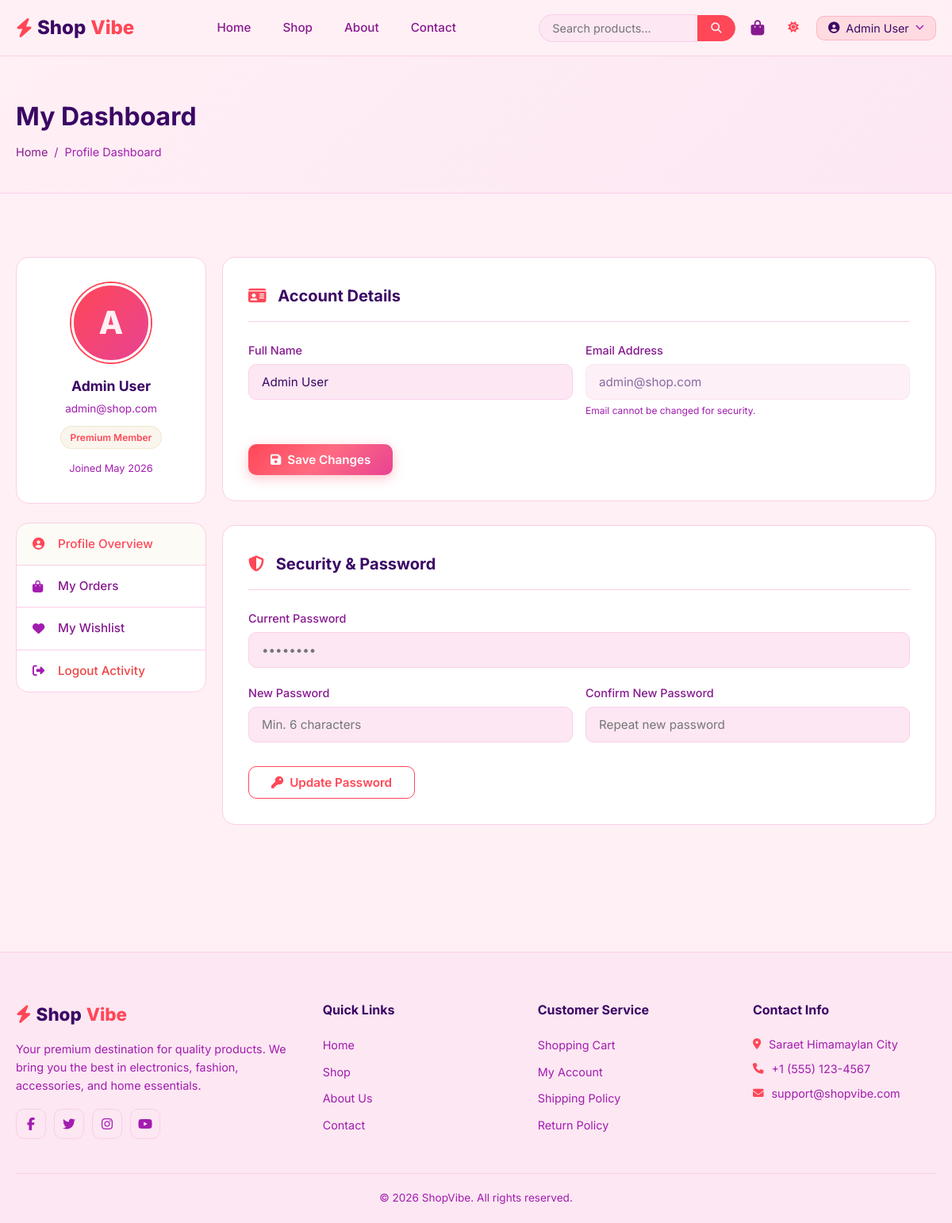
Page /e-commerceSystem/pages/profile.php (signed in) on the committed database.
### tables this page shows
CREATE TABLE `users` (
  `id` INT AUTO_INCREMENT PRIMARY KEY,
  `name` VARCHAR(100) NOT NULL,
  `email` VARCHAR(150) NOT NULL UNIQUE,
  `password` VARCHAR(255) NOT NULL,
  `role` ENUM('user','admin') NOT NULL DEFAULT 'user',
  `created_at` TIMESTAMP DEFAULT CURRENT_TIMESTAMP
);

### e-commerceSystem/includes/functions.php (called while the page is built, shortened)
<?php
function sanitize(string $data): string {
    return htmlspecialchars(trim($data), ENT_QUOTES, 'UTF-8');
}
function baseUrl(string $path = ''): string {
    return '/e-commerceSystem/' . ltrim($path, '/');
}

### e-commerceSystem/pages/profile.php (the view, shortened to what this page needs)
<?php
require_once __DIR__ . '/../includes/header.php';
$userId = currentUserId();
$stmt = $pdo->prepare("SELECT name, email, created_at FROM users WHERE id = ?");
$stmt->execute([$userId]);
$user = $stmt->fetch();
?>
<div class="page-header">
    <div class="container">
        <h1>My Dashboard</h1>
        <div class="breadcrumb">
            <a href="<?= baseUrl() ?>">Home</a>
            <span>/</span>
            <span>Profile Dashboard</span>
        </div>
    </div>
</div>
<section class="section">
    <div class="container">
        <div class="profile-layout">
            <aside class="profile-sidebar">
                <div class="card user-summary-card">
                    <div class="user-avatar-wrapper">
                        <div class="user-avatar">
                            <?= strtoupper(substr($user['name'], 0, 1)) ?>
                        </div>
                    </div>
                    <div class="user-info">
                        <h3><?= sanitize($user['name']) ?></h3>
                        <p><?= sanitize($user['email']) ?></p>
                        <span class="member-badge">Premium Member</span>
                        <div style="margin-top: 15px; font-size: 0.8rem; color: var(--text-muted);">
                            Joined <?= date('M Y', strtotime($user['created_at'])) ?>
                        </div>
                    </div>
                </div>
                <nav class="profile-nav">
                    <a href="<?= baseUrl('pages/profile.php') ?>" class="profile-nav-item active">
                        <i class="fas fa-user-circle"></i> Profile Overview
                    </a>
                    <a href="<?= baseUrl('pages/orders.php') ?>" class="profile-nav-item">
                        <i class="fas fa-shopping-bag"></i> My Orders
                    </a>
                    <a href="<?= baseUrl('pages/wishlist.php') ?>" class="profile-nav-item">
                        <i class="fas fa-heart"></i> My Wishlist
                    </a>
                    <a href="<?= baseUrl('includes/auth_actions.php?action=logout') ?>" class="profile-nav-item" style="color: var(--error);">
                        <i class="fas fa-sign-out-alt"></i> Logout Activity
                    </a>
                </nav>
            </aside>
            <div class="profile-main">
                <div class="card" style="margin-bottom: 30px;">
                    <div class="card-header">
                        <h2><i class="fas fa-id-card" style="color: var(--primary); margin-right: 10px;"></i> Account Details</h2>
                    </div>
                    <form action="<?= baseUrl('includes/profile_handler.php') ?>" method="POST" data-validate>
                        <div class="form-row">
                            <div class="form-group">
                                <label for="name">Full Name</label>
                                <input type="text" id="name" name="name" class="form-control" value="<?= sanitize($user['name']) ?>" required>
                            </div>
                            <div class="form-group">
                                <label>Email Address</label>
                                <input type="email" class="form-control" value="<?= sanitize($user['email']) ?>" disabled style="opacity: 0.6; cursor: not-allowed;">
                                <small style="color: var(--text-muted); font-size: 0.75rem;">Email cannot be changed for security.</small>
                            </div>
                        </div>
                        <button type="submit" class="btn btn-primary" style="margin-top: 10px;">
                            <i class="fas fa-save"></i> Save Changes
                        </button>
                    </form>
                </div>
                <div class="card">
                    <div class="card-header">
                        <h2><i class="fas fa-shield-alt" style="color: var(--primary); margin-right: 10px;"></i> Security & Password</h2>
                    </div>
                    <form action="<?= baseUrl('includes/profile_handler.php') ?>" method="POST" data-validate>
                        <div class="form-group">
                            <label for="current_password">Current Password</label>
                            <input type="password" id="current_password" name="current_password" class="form-control" placeholder="••••••••" required>
                        </div>
                        <div class="form-row">
                            <div class="form-group">
                                <label for="new_password">New Password</label>
                                <input type="password" id="new_password" name="new_password" class="form-control" placeholder="Min. 6 characters" required minlength="6">
                            </div>
                            <div class="form-group">
                                <label for="confirm_password">Confirm New Password</label>
                                <input type="password" id="confirm_password" name="confirm_password" class="form-control" placeholder="Repeat new password" required minlength="6">
                            </div>
                        </div>
                        <button type="submit" class="btn btn-outline" style="margin-top: 10px;">
                            <i class="fas fa-key"></i> Update Password
                        </button>
                    </form>
                </div>
            </div>
        </div>
    </div>
</section>
<?php require_once __DIR__ . '/../includes/footer.php'; ?>

### rows in the picture
users: name "A", name "Admin User", email "admin@shop.com", created_at "May 2026"

### other values in the picture
currentUserName() "Admin User"
